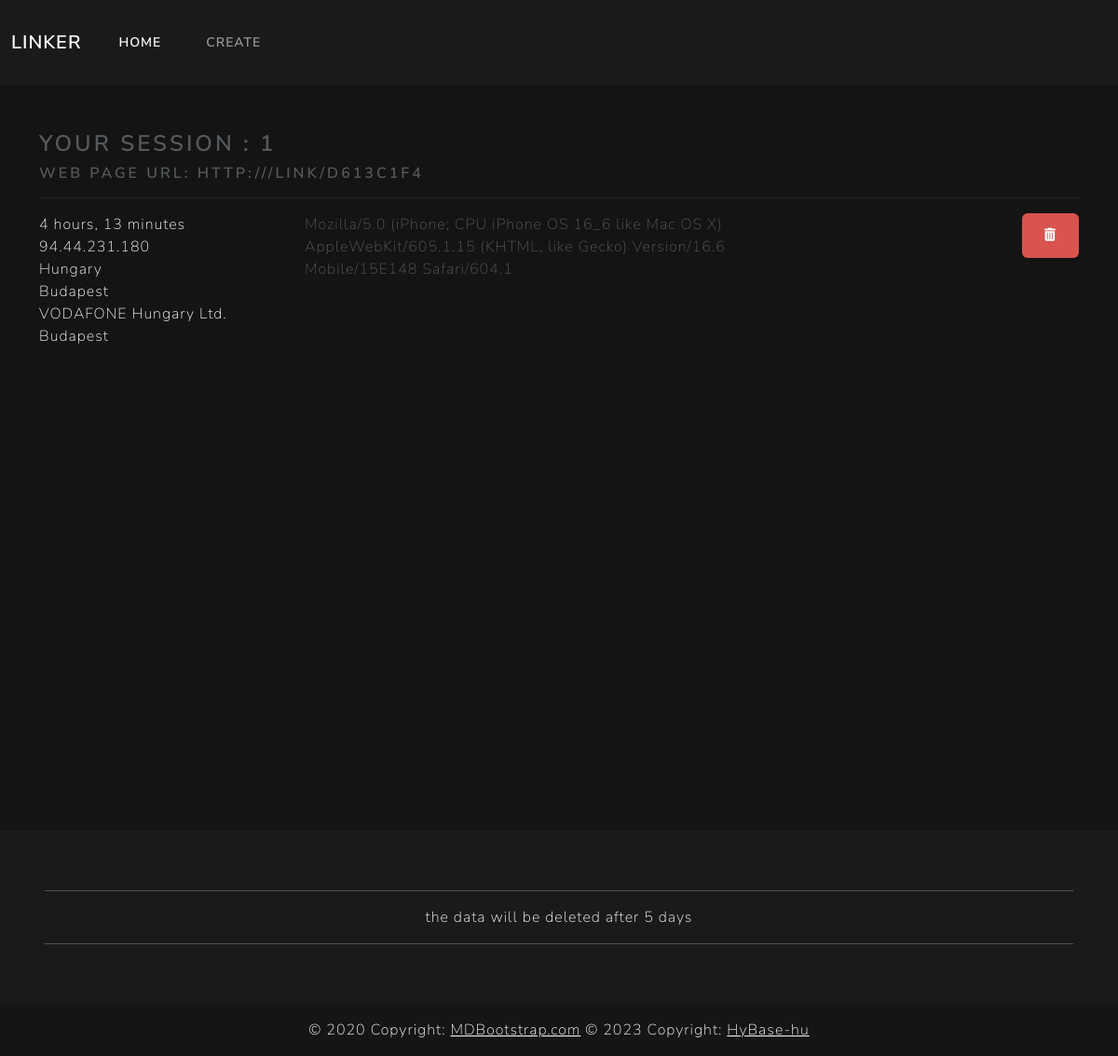
The page /show/340de8906d6249a9852a02c73786f946 (signed in) on the database its author committed.
### web_pages/models.py (models this page shows)
class WebPage(models.Model):
    id = models.UUIDField(primary_key=True, default=uuid.uuid4, editable=False)
    browser_session = models.CharField(max_length=100)
    href_to = models.CharField(max_length=200)
    link = models.CharField(max_length=200,blank=True,null=True)
    created_at = models.DateTimeField(auto_now_add=True)

class WebRequest(models.Model):
    web_page = models.ForeignKey(WebPage, on_delete=models.CASCADE, related_name="web_requests")
    created_at = models.DateTimeField(auto_now_add=True)
    header = models.TextField()
    ip = models.CharField(max_length=60)
    country = models.CharField(blank=True,null=True,max_length=100)
    city = models.CharField(blank=True,null=True,max_length=100)
    isp = models.CharField(blank=True,null=True,max_length=100)
    region_name = models.CharField(blank=True,null=True,max_length=100)
    location = models.CharField(max_length=200, blank=True, null=True)

### web_pages/views.py (the view)
# urls.py: path('show/<str:id>', show_request, name='show_request'),
def show_request(request, id):
    web_page = WebPage.objects.get(id=id)
    objs = web_page.web_requests.all()
    uid = request.session.get("uid")
    context = {
        "web_page": web_page,
        "objs": objs,
        'uid': uid,
    }
    return render(request, 'web_pages/requests.html', context)

### templates/web_pages/requests.html (shortened to what this page needs)
{% extends 'base.html' %}
{% block content %}
<h3 class="text-secondary text-break">Your Session : {{uid}}</h3>
<h5 class="text-secondary text-break">web page url: {{ request.scheme }}://{{ request.META.HTTP_HOST }}/link/{{web_page.link}}</h5>
{% for obj in objs %}
    <hr>
    <div class="row">
        <div class="col-lg-3 text-light">
            <div>{{obj.created_at|timesince}}</div>
            <div class="">{{obj.ip}}</div>
            <div class="">{{obj.country}}</div>
            <div class="">{{obj.city}}</div>
            <div class="">{{obj.isp}}</div>
            <div class="">{{obj.region_name}}</div>
        </div>
        <div class="col col-lg-6 text-break">{{obj.header}}</div>
        <div class="col text-end">
            <a href="{% url 'remove_request' obj.pk %}" class="btn btn-danger"><i class="fa-solid fa-trash-can"></i></a>
        </div>
    </div>
{% endfor %}
{% endblock content %}

### linker/static/css/main.css (style rules this page uses)
body { background-color:#141414; min-height:100vh; }

### rows shown on the page
WebPage: link "D613C1F4"
WebRequest: created_at "4 hours, 13 minutes", ip "94.44.231.180", country "Hungary", city "Budapest", isp "VODAFONE Hungary Ltd.", region_name "Budapest", header "Mozilla/5.0 (iPhone; CPU iPhone OS 16_6 like Mac OS X) AppleWebKit/605.1.15 (KHTML, like Gecko) Version/16.6 Mobile/15E148 Safari/604.1"

### other values the page prints
{{ uid }} "1"
{{ request.scheme }} "HTTP"
